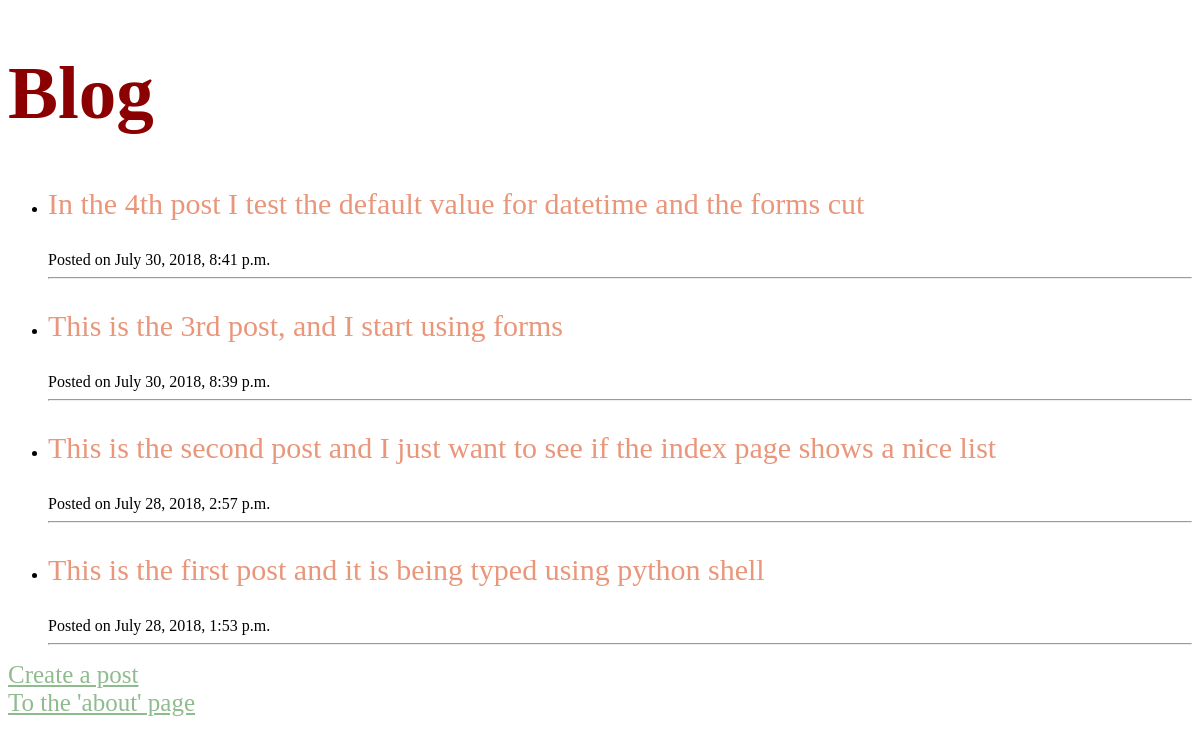
The app's page /, older data.
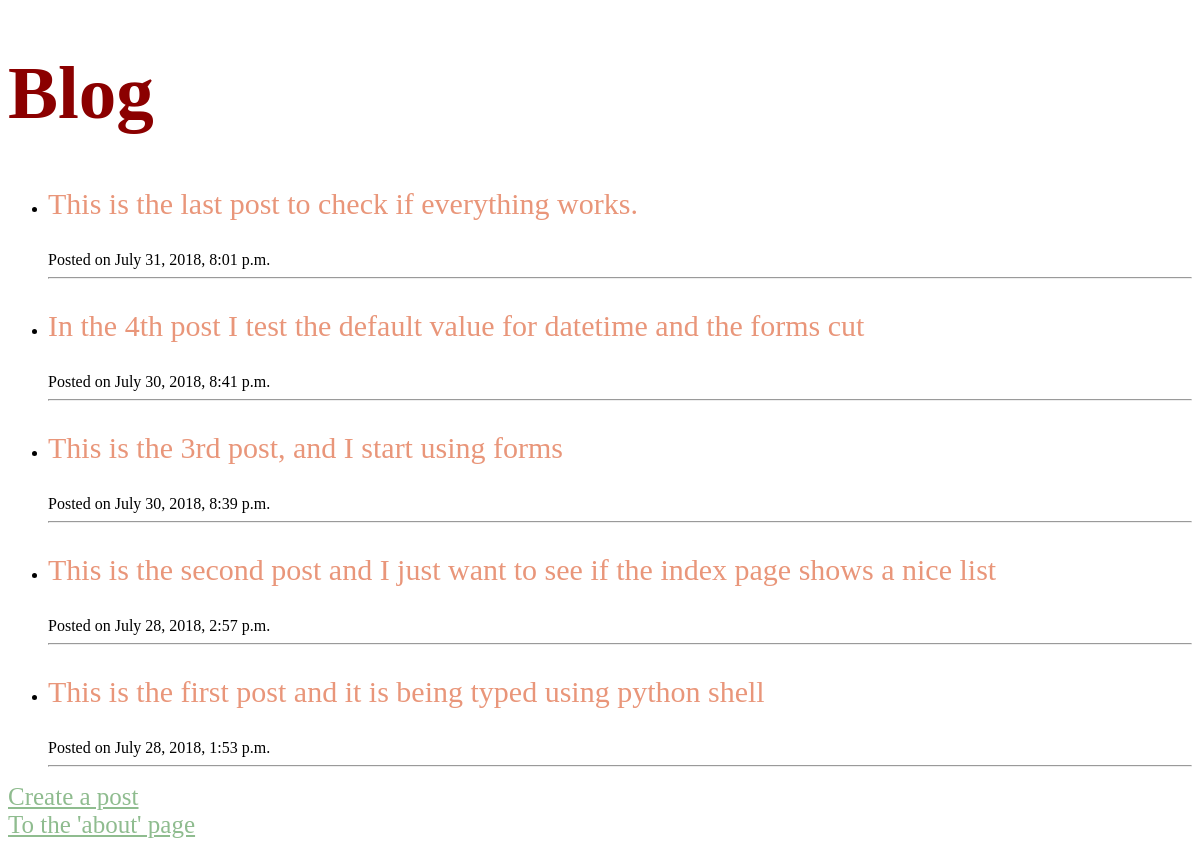
The same page, newer data.
### blog/models.py (models this page shows, shortened)
class BlogPost(models.Model):
    post_text = models.CharField(max_length=140)
    post_date = models.DateTimeField(default=timezone.now)

### blog/views.py (the view)
# urls.py: path('', views.index, name = 'index'),
def index(request):
	alltheposts = BlogPost.objects.filter(post_date__lte=timezone.now()).order_by('-post_date')
	context = {
		'alltheposts' : alltheposts,
	}
	return render(request, 'blog/index.html', context)

### blog/templates/blog/index.html (shortened to what this page needs)
<!DOCTYPE html>
<html>
<head>
{% load static %}
<link rel="stylesheet" type="text/css" href="{% static 'blog/style.css' %}" />
</head>
<body>
<h1> Blog </h1>
{% if alltheposts %}
    <ul>
    {% for blogpost in alltheposts %}
        <li><p>{{ blogpost.post_text }}</p> Posted on {{ blogpost.post_date }}</li><hr>
    {% endfor %}
    </ul>
{% else %}
    <p>No posts are available.</p>
{% endif %}
</body>
<a href="{% url 'create' %}">Create a post</a><br>
<a href="{% url 'about' %}">To the 'about' page</a>
</html>

### blog/static/blog/style.css (style rules this page uses)
h1 { color: #8B0000; font-size: 75px; }
p { color: #E9967A; font-size: 30px; }
body { background: white url("images/background.jpg") no-repeat; }
a { color: #8FBC8F; font-size: 25px; }

Row changes from the older to the newer data that the page shows:
added BlogPost: post_text "This is the last post to check if everything works.", post_date "July 31, 2018, 8:01 p.m."
